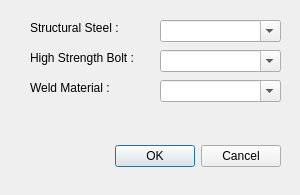
<?xml version="1.0" encoding="UTF-8"?>
<ui version="4.0">
 <class>MaterialDialog</class>
 <widget class="QDialog" name="MaterialDialog">
  <property name="geometry">
   <rect>
    <x>0</x>
    <y>0</y>
    <width>300</width>
    <height>195</height>
   </rect>
  </property>
  <property name="windowTitle">
   <string>Material Specification</string>
  </property>
  <widget class="QDialogButtonBox" name="buttonBox">
   <property name="geometry">
    <rect>
     <x>110</x>
     <y>140</y>
     <width>171</width>
     <height>32</height>
    </rect>
   </property>
   <property name="orientation">
    <enum>Qt::Horizontal</enum>
   </property>
   <property name="standardButtons">
    <set>QDialogButtonBox::Cancel|QDialogButtonBox::Ok</set>
   </property>
  </widget>
  <widget class="QLabel" name="steel_label">
   <property name="geometry">
    <rect>
     <x>30</x>
     <y>20</y>
     <width>121</width>
     <height>16</height>
    </rect>
   </property>
   <property name="text">
    <string>Structural Steel :</string>
   </property>
  </widget>
  <widget class="QLabel" name="bolt_label">
   <property name="geometry">
    <rect>
     <x>30</x>
     <y>50</y>
     <width>111</width>
     <height>16</height>
    </rect>
   </property>
   <property name="text">
    <string>High Strength Bolt :</string>
   </property>
  </widget>
  <widget class="QLabel" name="weld_label">
   <property name="geometry">
    <rect>
     <x>30</x>
     <y>80</y>
     <width>101</width>
     <height>16</height>
    </rect>
   </property>
   <property name="text">
    <string>Weld Material :</string>
   </property>
  </widget>
  <widget class="QComboBox" name="steel_combo">
   <property name="geometry">
    <rect>
     <x>160</x>
     <y>20</y>
     <width>121</width>
     <height>22</height>
    </rect>
   </property>
   <property name="editable">
    <bool>true</bool>
   </property>
   <property name="currentText">
    <string/>
   </property>
   <property name="currentIndex">
    <number>-1</number>
   </property>
   <property name="maxVisibleItems">
    <number>3</number>
   </property>
   <property name="maxCount">
    <number>2147483646</number>
   </property>
   <property name="duplicatesEnabled">
    <bool>true</bool>
   </property>
  </widget>
  <widget class="QComboBox" name="bolt_combo">
   <property name="geometry">
    <rect>
     <x>160</x>
     <y>50</y>
     <width>121</width>
     <height>22</height>
    </rect>
   </property>
   <property name="editable">
    <bool>true</bool>
   </property>
   <property name="currentText">
    <string/>
   </property>
   <property name="currentIndex">
    <number>-1</number>
   </property>
   <property name="maxVisibleItems">
    <number>4</number>
   </property>
   <property name="maxCount">
    <number>2147483646</number>
   </property>
   <property name="duplicatesEnabled">
    <bool>true</bool>
   </property>
  </widget>
  <widget class="QComboBox" name="weld_combo">
   <property name="geometry">
    <rect>
     <x>160</x>
     <y>80</y>
     <width>121</width>
     <height>22</height>
    </rect>
   </property>
   <property name="editable">
    <bool>true</bool>
   </property>
   <property name="currentText">
    <string/>
   </property>
   <property name="currentIndex">
    <number>-1</number>
   </property>
   <property name="maxVisibleItems">
    <number>3</number>
   </property>
   <property name="maxCount">
    <number>2147483646</number>
   </property>
   <property name="duplicatesEnabled">
    <bool>true</bool>
   </property>
  </widget>
 </widget>
 <resources/>
 <connections>
  <connection>
   <sender>buttonBox</sender>
   <signal>accepted()</signal>
   <receiver>MaterialDialog</receiver>
   <slot>accept()</slot>
   <hints>
    <hint type="sourcelabel">
     <x>248</x>
     <y>254</y>
    </hint>
    <hint type="destinationlabel">
     <x>157</x>
     <y>274</y>
    </hint>
   </hints>
  </connection>
  <connection>
   <sender>buttonBox</sender>
   <signal>rejected()</signal>
   <receiver>MaterialDialog</receiver>
   <slot>reject()</slot>
   <hints>
    <hint type="sourcelabel">
     <x>316</x>
     <y>260</y>
    </hint>
    <hint type="destinationlabel">
     <x>286</x>
     <y>274</y>
    </hint>
   </hints>
  </connection>
 </connections>
</ui>
